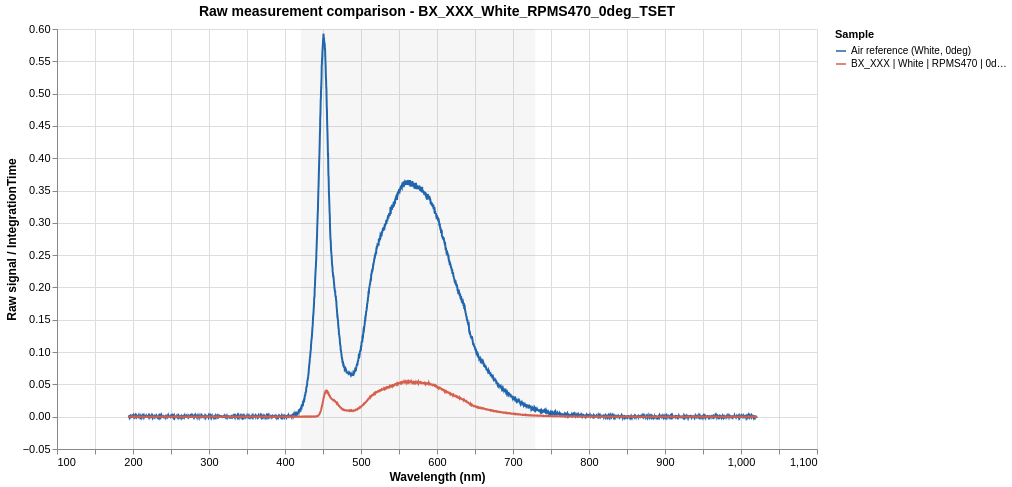

Source (Vega-Lite JSON):
### Vega-Lite specification from a JSON file in a GitHub repository (floating-point values rounded to 4 significant figures; data arrays with more than 128 entries replaced by an {"elided": "..."} marker saying what was removed)
{"$schema": "https://vega.github.io/schema/vega-lite/v5.json", "title": {"text": "Raw measurement comparison - BX_XXX_White_RPMS470_0deg_TSET", "fontSize": 14, "fontWeight": "bold"}, "width": 760, "height": 420, "config": {"axis": {"labelFontSize": 11, "titleFontSize": 12}, "legend": {"labelFontSize": 10, "titleFontSize": 11}}, "encoding": {"x": {"field": "wl", "type": "quantitative", "title": "Wavelength (nm)", "scale": {"zero": false}}}, "layer": [{"name": "valid-region", "data": {"values": [{"lo": 420.9, "hi": 729.2}]}, "mark": {"type": "rect", "opacity": 0.08, "color": "#888888"}, "encoding": {"x": {"field": "lo", "type": "quantitative"}, "x2": {"field": "hi"}}}, {"name": "series-lines", "data": {"values": {"elided": "7296 records"}}, "mark": {"type": "line", "strokeWidth": 2}, "encoding": {"y": {"field": "I", "type": "quantitative", "title": "Raw signal / IntegrationTime", "scale": {"zero": false}}, "color": {"field": "series", "type": "nominal", "title": "Sample", "scale": {"range": ["#2166ac", "#d6604d", "#4dac26", "#b2abd2", "#f4a582", "#92c5de", "#e08214", "#543005"]}}, "tooltip": [{"field": "wl", "type": "quantitative", "title": "λ (nm)", "format": ".1f"}, {"field": "I", "type": "quantitative", "title": "Raw signal / IntegrationTime", "format": ".5f"}, {"field": "series", "type": "nominal", "title": "Sample"}]}, "transform": [{"filter": "datum.I != null"}]}]}
